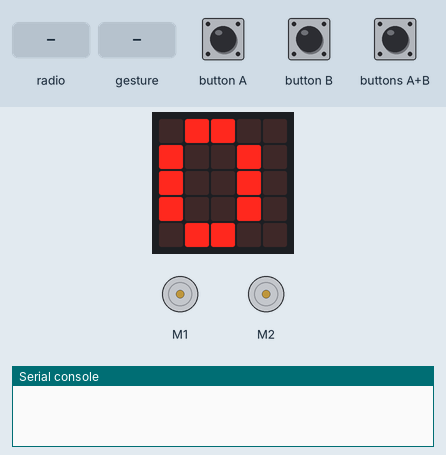
Bench run of a program on a simulated BBC micro:bit (MakeCode). On the bench: 2 × DC motor (green arrow = forward, orange = backward, longer = faster), the board's 5×5 LED display, the last lines printed to the serial console. The inputs (shaded band) are chosen by the test bench. No radio messages arrive unless stated (any console line starting 'radio sent:' is added by the test bench); a tilt is held for 1.5 s and a shake lasts 1 s, then the board lies face up again.

Above: at 1.2 s.
1.3 s: radio message "1" arrives
At 2.7 s:
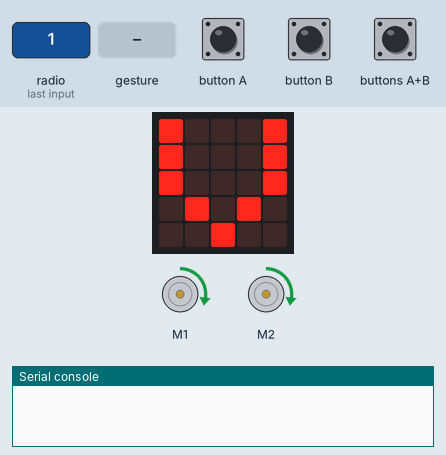
3.0 s: button B pressed for 0.15 s
At 4.2 s:
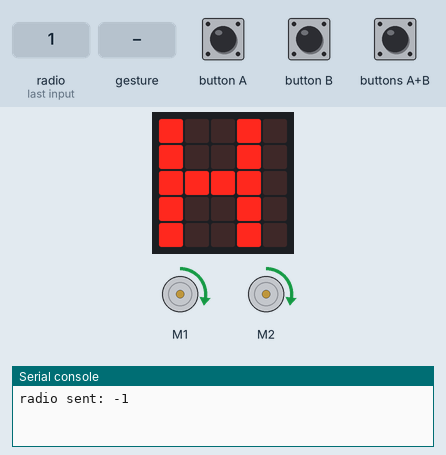
6.0 s: buttons A+B pressed for 0.15 s
At 6.6 s:
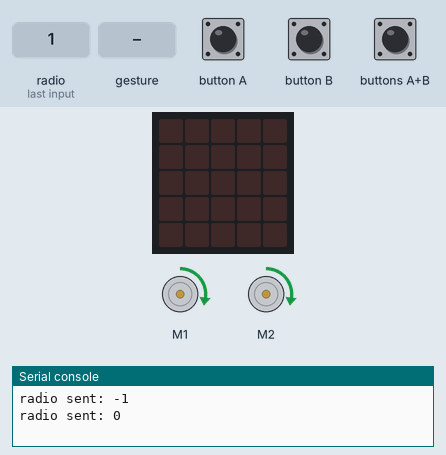
8.3 s: gesture 'tilt right'
At 9.0 s:
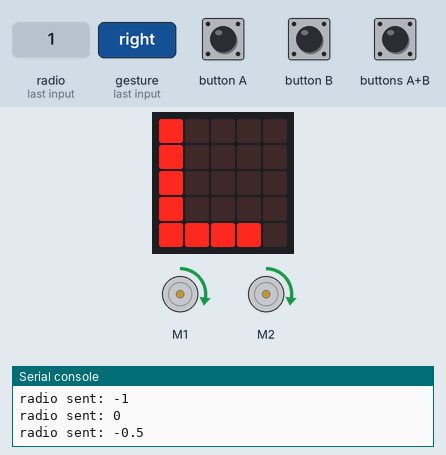
10.6 s: gesture 'tilt left'
At 11.3 s:
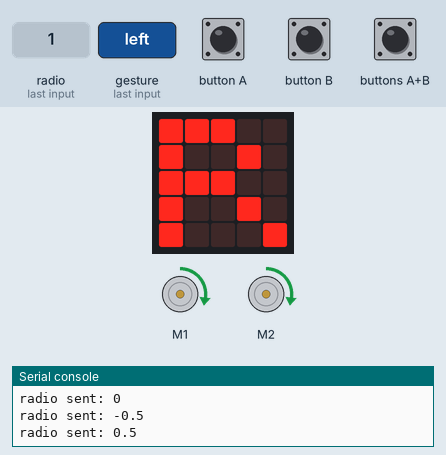
12.9 s: radio message "-1" arrives
At 13.3 s:
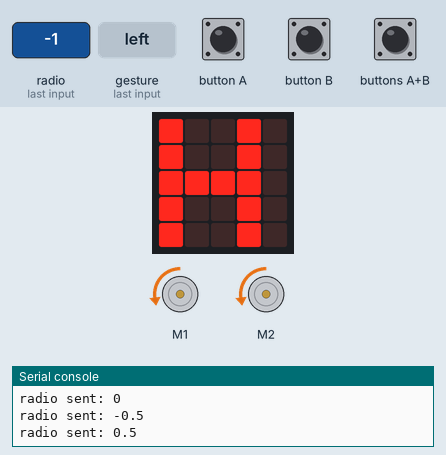
Timing chart, 0 to 15.4 s (numbered marks = the images above; inputs shaded):
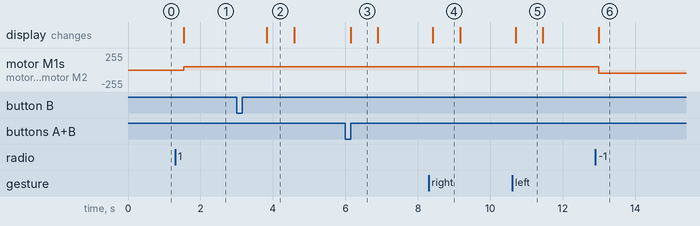

The program:

main.ts
```typescript
input.onGesture(Gesture.TiltRight, function () {
    radio.sendNumber(-0.5)
    basic.showString("L")
})
radio.onReceivedNumber(function (receivedNumber) {
    v = receivedNumber
})
input.onButtonPressed(Button.A, function () {
    radio.sendNumber(1)
    basic.showString("V")
})
input.onGesture(Gesture.TiltLeft, function () {
    radio.sendNumber(0.5)
    basic.showString("R")
})
input.onButtonPressed(Button.AB, function () {
    radio.sendNumber(0)
    basic.clearScreen()
})
input.onButtonPressed(Button.B, function () {
    radio.sendNumber(-1)
    basic.showString("H")
})
let v = 0
let speed = 20
pins.setPull(DigitalPin.P1, PinPullMode.PullUp)
pins.setPull(DigitalPin.P2, PinPullMode.PullUp)
radio.setGroup(1)
basic.forever(function () {
    if (v == 1) {
        kitronik_motor_driver.motorOn(kitronik_motor_driver.Motors.Motor1, kitronik_motor_driver.MotorDirection.Forward, speed)
        kitronik_motor_driver.motorOn(kitronik_motor_driver.Motors.Motor2, kitronik_motor_driver.MotorDirection.Forward, speed)
        basic.showString("V")
    } else if (v == -1) {
        kitronik_motor_driver.motorOn(kitronik_motor_driver.Motors.Motor1, kitronik_motor_driver.MotorDirection.Reverse, speed)
        kitronik_motor_driver.motorOn(kitronik_motor_driver.Motors.Motor2, kitronik_motor_driver.MotorDirection.Reverse, speed)
        basic.showString("H")
    } else if (v == 0.5) {
        kitronik_motor_driver.motorOn(kitronik_motor_driver.Motors.Motor1, kitronik_motor_driver.MotorDirection.Reverse, speed)
        kitronik_motor_driver.motorOn(kitronik_motor_driver.Motors.Motor2, kitronik_motor_driver.MotorDirection.Forward, speed)
        basic.showString("L")
    } else if (v == -0.5) {
        kitronik_motor_driver.motorOn(kitronik_motor_driver.Motors.Motor1, kitronik_motor_driver.MotorDirection.Forward, speed)
        kitronik_motor_driver.motorOn(kitronik_motor_driver.Motors.Motor2, kitronik_motor_driver.MotorDirection.Reverse, speed)
        basic.showString("R")
    } else {
        kitronik_motor_driver.motorOff(kitronik_motor_driver.Motors.Motor1)
        kitronik_motor_driver.motorOff(kitronik_motor_driver.Motors.Motor2)
        basic.showString("O")
    }
})
```

test.ts
```typescript
// Hier kann man Tests durchführen; diese Datei wird nicht kompiliert, wenn dieses Paket als Erweiterung verwendet wird.
```

Measured:
- after the input at 1.3 s, motor M1, motor M2: stopped → forward 51/255 after 0.24 s; the display: changes after 0.24 s (image 1)
- after the input at 3.0 s, the display: changes after 0.83 s (image 2)
- after the input at 6.0 s, the display: changes after 0.15 s (image 3)
- after the input at 8.3 s, the display: changes after 0.11 s (image 4)
- after the input at 10.6 s, the display: changes after 0.10 s (image 5)
- after the input at 12.9 s, motor M1, motor M2: forward 51/255 → backward 51/255 after 0.09 s; the display: changes after 0.09 s (image 6)
- what the display in image 2 shows lasts 0.8 s, from 3.8 s to 4.6 s
